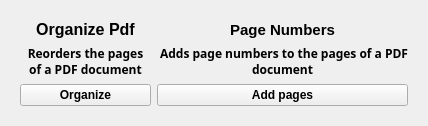
                 <widget class="QWidget" name="widget_27" native="true">
                  <layout class="QVBoxLayout" name="verticalLayout_85">
                   <item>
                    <widget class="QWidget" name="widget_36" native="true">
                     <layout class="QHBoxLayout" name="horizontalLayout_14">
                      <item>
                       <layout class="QVBoxLayout" name="verticalLayout_56">
                        <item>
                         <widget class="QLabel" name="performancelabel_14">
                          <property name="font">
                           <font>
                            <pointsize>12</pointsize>
                            <bold>true</bold>
                           </font>
                          </property>
                          <property name="text">
                           <string>Organize Pdf</string>
                          </property>
                          <property name="alignment">
                           <set>Qt::AlignCenter</set>
                          </property>
                          <property name="margin">
                           <number>2</number>
                          </property>
                         </widget>
                        </item>
                        <item>
                         <widget class="QLabel" name="label_14">
                          <property name="font">
                           <font>
                            <family>Segoe UI Variable Small Semibol</family>
                            <bold>true</bold>
                           </font>
                          </property>
                          <property name="text">
                           <string>Reorders the pages of a PDF document</string>
                          </property>
                          <property name="alignment">
                           <set>Qt::AlignCenter</set>
                          </property>
                          <property name="wordWrap">
                           <bool>true</bool>
                          </property>
                          <property name="margin">
                           <number>3</number>
                          </property>
                         </widget>
                        </item>
                        <item>
                         <widget class="QPushButton" name="statsbtn_14">
                          <property name="font">
                           <font>
                            <bold>true</bold>
                           </font>
                          </property>
                          <property name="text">
                           <string>Organize</string>
                          </property>
                          <property name="icon">
                           <iconset resource="../schoolproj/resource.qrc">
                            <normaloff>:/icons/icons/development.png</normaloff>:/icons/icons/development.png</iconset>
                          </property>
                          <property name="iconSize">
                           <size>
                            <width>20</width>
                            <height>20</height>
                           </size>
                          </property>
                         </widget>
                        </item>
                       </layout>
                      </item>
                      <item>
                       <layout class="QVBoxLayout" name="verticalLayout_60">
                        <item>
                         <widget class="QLabel" name="mt5label_13">
                          <property name="font">
                           <font>
                            <pointsize>11</pointsize>
                            <bold>true</bold>
                           </font>
                          </property>
                          <property name="text">
                           <string>Page Numbers</string>
                          </property>
                          <property name="alignment">
                           <set>Qt::AlignCenter</set>
                          </property>
                          <property name="margin">
                           <number>2</number>
                          </property>
                         </widget>
                        </item>
                        <item>
                         <widget class="QLabel" name="label_12">
                          <property name="font">
                           <font>
                            <family>Segoe UI Variable Small Semibol</family>
                            <bold>true</bold>
                           </font>
                          </property>
                          <property name="text">
                           <string> Adds page numbers to the pages of a PDF document</string>
                          </property>
                          <property name="alignment">
                           <set>Qt::AlignCenter</set>
                          </property>
                          <property name="wordWrap">
                           <bool>true</bool>
                          </property>
                          <property name="margin">
                           <number>3</number>
                          </property>
                         </widget>
                        </item>
                        <item>
                         <widget class="QPushButton" name="setupbtn_13">
                          <property name="font">
                           <font>
                            <bold>true</bold>
                           </font>
                          </property>
                          <property name="text">
                           <string>Add pages</string>
                          </property>
                          <property name="icon">
                           <iconset resource="../schoolproj/resource.qrc">
                            <normaloff>:/icons/icons/user (1).png</normaloff>:/icons/icons/user (1).png</iconset>
                          </property>
                          <property name="iconSize">
                           <size>
                            <width>20</width>
                            <height>20</height>
                           </size>
                          </property>
                         </widget>
                        </item>
                       </layout>
                      </item>
                     </layout>
                    </widget>
                   </item>
                  </layout>
                 </widget>
